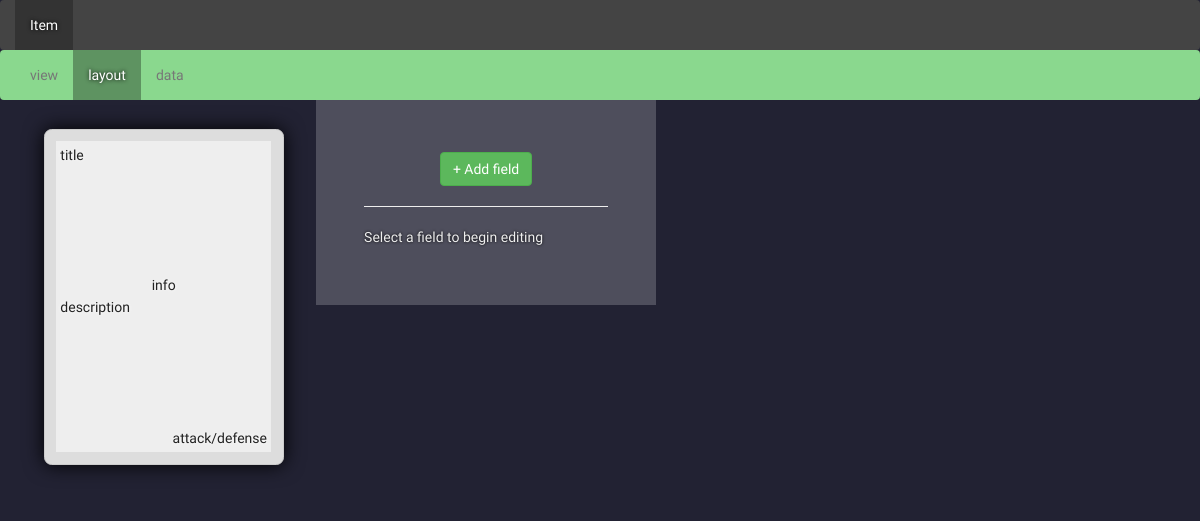
The page /type/1/layout on the database as committed earlier.
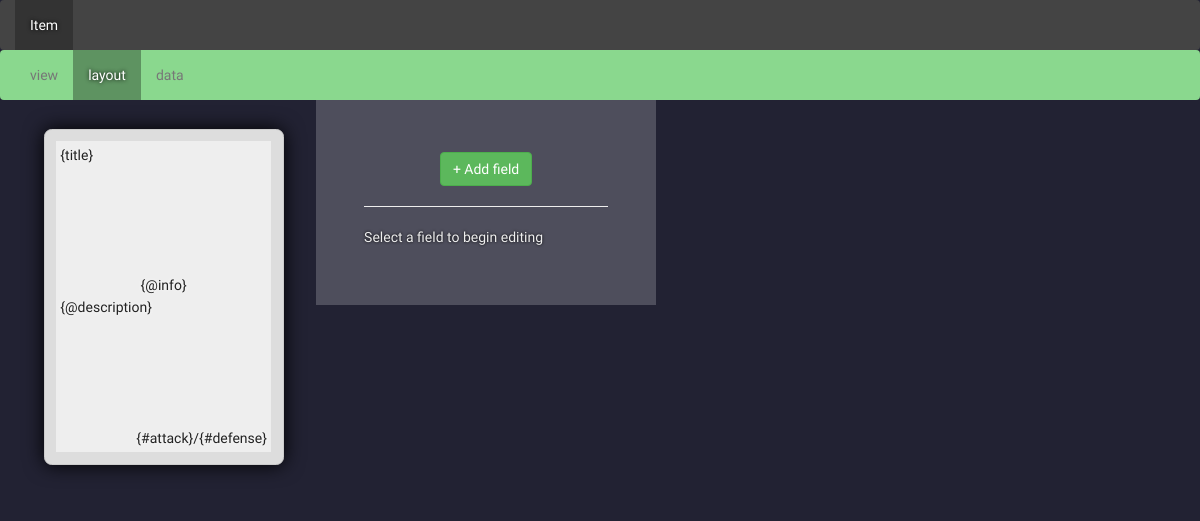
The same page on the database as committed later.
### cards/models.py (models this page shows, shortened)
class Field(models.Model):
    name = models.CharField(max_length=255)
    template = models.CharField(max_length=255, blank=True, default='')
    width = models.DecimalField("Width, percentage", default=1.0, max_digits=5, decimal_places=4)
    height = models.DecimalField("Distance from top, percentage", default=0.0, max_digits=5, decimal_places=4)
    is_bold = models.BooleanField(default=False)
    is_italic = models.BooleanField(default=False)
    alignment = models.CharField(default='left', choices=(
        ('left', 'Left'),
        ('center', 'Centre'),
        ('right', 'Right'),
    ), max_length=16)
    card_type = models.ForeignKey(CardType, on_delete=models.CASCADE)
    def css(self):
        return 'width:{}%; top:{}%; text-align:{}; font-weight:{}; font-style:{};'.format(
            self.width * 100,
            self.height * 100,
            self.alignment,
            'bold' if self.is_bold else 'normal',
            'italic' if self.is_italic else 'normal',
        )

### cards/views.py (the view)
# urls.py: url(r'^type/(?P<type_id>[0-9]+)/layout$', cardviews.layout),
def layout(request, type_id):
    card_type = get_object_or_404(CardType, pk=type_id)
    card_types = CardType.objects.all()
    return render(request, 'card-layout.html', {
        'view_name': 'layout',
        'card_types': card_types,
        'cardtype': card_type
    })

### cards/models.py (called while the page is built)
    def margin(self):
        return CardType.REASONABLE_MARGIN

    def inner_width(self):
        return float(self.width) - (CardType.REASONABLE_MARGIN * 2.2)

    def inner_height(self):
        return float(self.height) - (CardType.REASONABLE_MARGIN * 2.2)

### cards/templates/card-layout.html (shortened to what this page needs)
{% extends 'core/default.html' %}
{% block content %}
<div class="card-list cardtype-{{ cardtype.name }}">
    <div class="card">
        <div class="inner-card">
        {% for field in cardtype.field_set.all %}
            {% include 'partials/field-span.html' %}
        {% endfor %}
        </div>
    </div>
</div>
<div class="controls">
    <div class="row">
        <button class="btn btn-success" id="add-field">+ Add field</button>
    </div>
    <hr/>
    <div id="field-edit">
        <p>Select a field to begin editing</p>
    </div>
</div>
{% endblock %}

### cards/templates/partials/field-span.html
<span class="field field-{{ field.name }} selectable-field"
  style="{{ field.css }}" data-id="{{ field.pk }}"
  id="field-{{ field.pk }}">{{ field.name }}</span>

Rows that differ between the two databases and show on the page:
changed Field: name "title" → "{title}"
changed Field: name "description" → "{@description}"
changed Field: name "attack/defense" → "{#attack}/{#defense}"
changed Field: name "info" → "{@info}"
